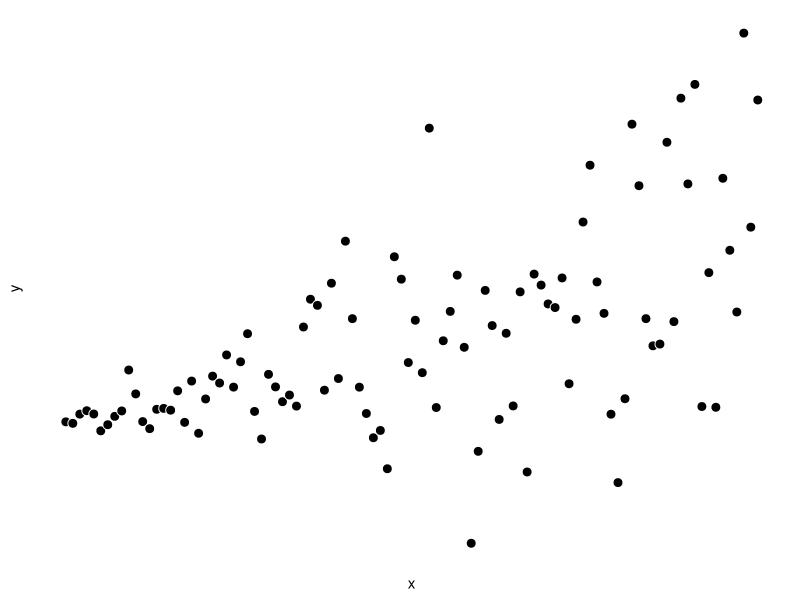
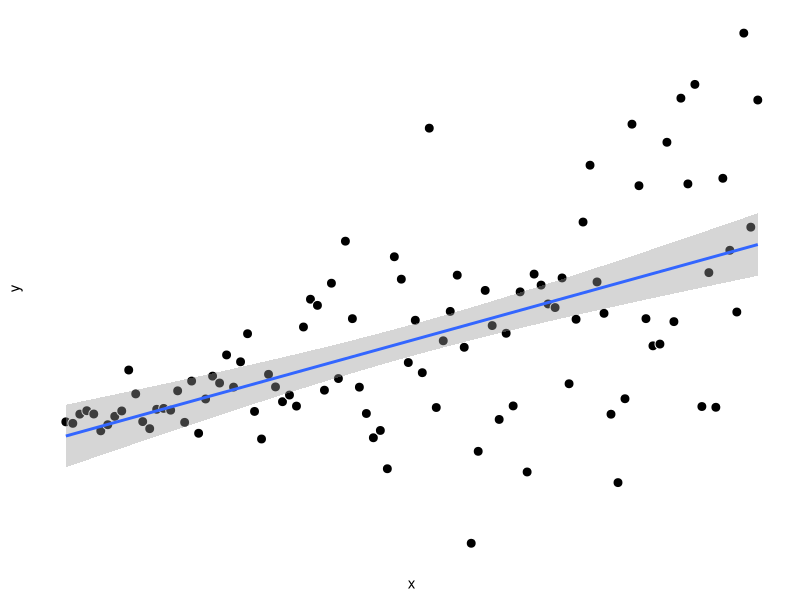
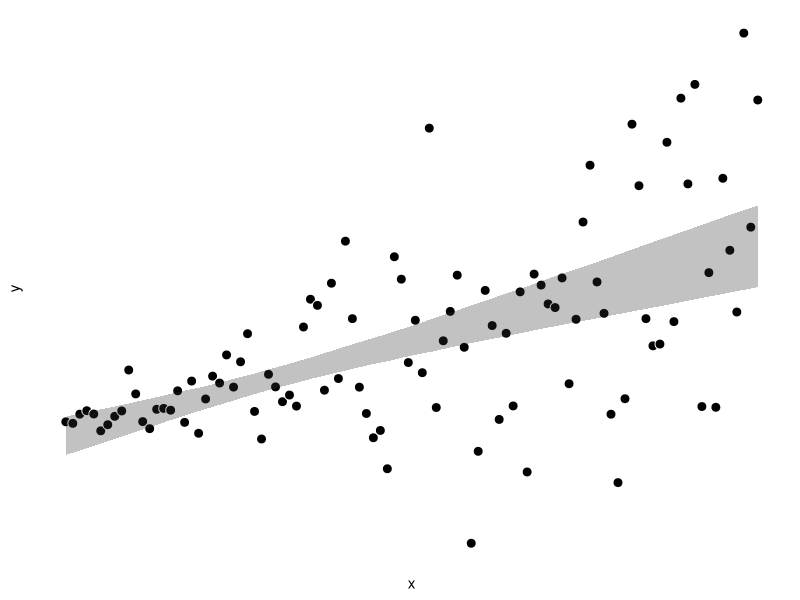
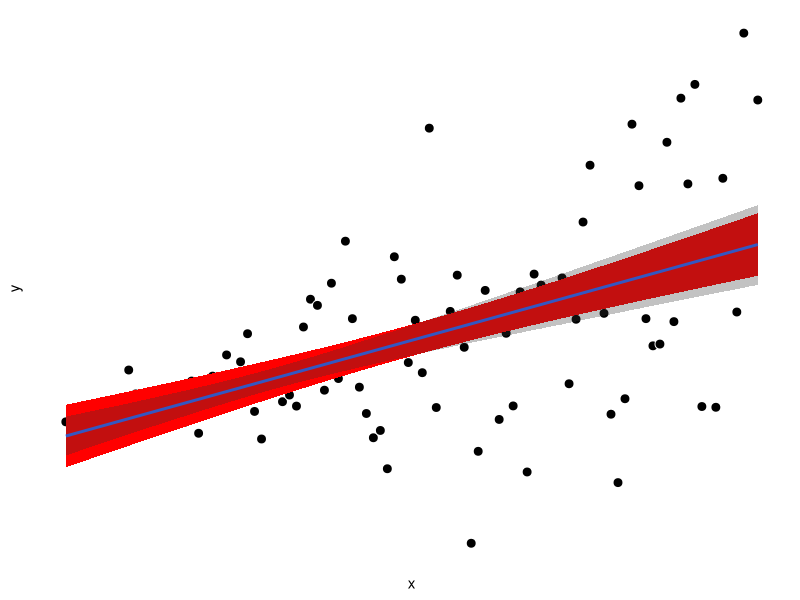

These figures' R source, in order:
## ---- chunk 1
knitr::opts_chunk$set(echo = TRUE, fig.align = 'center', fig.width = 3, fig.height = 3)
## ---- chunk 2
library(ggplot2)
set.seed(0)
n <- 100  ## n datapoints
x <- 1:n  ## some measure x
y <- rnorm(x, x, sd = x)  ## some measure y; mean and variance depends on x
p <- ggplot(data.frame(x, y), aes(x, y)) +
  geom_point(fill = "black", color = "white", shape = 21, size = 3) +
  theme(
    axis.ticks = element_blank(),
    axis.text  = element_blank(),
    axis.line  = element_blank(),
    panel.background = element_blank()
  )
p
## ---- chunk 3

boot.bivar <- function(x, y, n.resamples = 1000) {
  
  if (length(x) != length(y)) stop("x and y not same length")
  
  resample.matrix <- matrix(
    sample.int(length(x), length(x) * n.resamples, replace = TRUE),
    ncol = n.resamples
  )
  resamples <- apply(resample.matrix, 2, function(s) cor(x[s], y[s]))
  
  ## get p-value (alpha = 0.05, 2-tailed):
  prop.less.0 <- mean(resamples < 0)
  p <- 2 * min(prop.less.0, 1 - prop.less.0)
  
  ## get CI (95%):
  lb <- (1 / 20 * n.resamples) / 2
  ub <- n.resamples - lb
  resamples <- sort(resamples)
  
  return(c(p = p, ci95l = resamples[lb], ci95h = resamples[ub]))

}

boot.bivar(x, y)
## ---- chunk 4
p + geom_smooth(method = "lm")
## ---- chunk 5

# function for getting confidence interval:
boot.bivar.predict <- function(
  .data, xname, yname, n.resamples = 1000, percent = 95) {
  
  .formula <- paste0(yname, " ~ ", xname)
  predictions <- sapply(
    seq_len(n.resamples),
    function(.)
      predict(
        lm(.formula, .data[sample.int(nrow(.data), replace = TRUE), ]),
        .data[xname],
      )
  )
  .alpha <- (100 - percent) / 100  ## convert to alpha level
  
  data.frame(
    ub = apply(predictions, 1, quantile, 1 - .alpha / 2),  ## 2-tailed
    lb = apply(predictions, 1, quantile, 0 + .alpha / 2)
  )
  
}

## ---- chunk 6

xy.ci <- boot.bivar.predict(data.frame(x, y), "x", "y")  ## get prediction interval
p + geom_ribbon(aes(ymin = xy.ci$lb, ymax = xy.ci$ub), alpha = 0.3)  ## add to plot

## ---- chunk 7

## embed function within ggplot framework:
BootCI <- ggproto(
  "BootCI", Stat,
  required_aes = c("x", "y"),

  compute_group = function(data, scales, params, n = 1000, percent = 95) {
    grid <- data.frame(x = data$x)

   predictions <- sapply(
      seq_len(n),
      function(.)
        predict(
          lm(y ~ x, data[sample.int(nrow(data), replace = TRUE), ]),
          grid,
        )
    )

    .alpha <- (100 - percent) / 200  ## 2 tailed
    grid$ymax <- apply(predictions, 1, quantile, 1 - .alpha)
    grid$ymin <- apply(predictions, 1, quantile, .alpha)

    grid

  }
)

stat_boot_ci <- function(mapping = NULL, data = NULL, geom = "ribbon",
                    position = "identity", na.rm = FALSE, show.legend = NA,
                    inherit.aes = TRUE, n = 1000, percent = 95, ...) {
  ## see: https://cran.r-project.org/web/packages/ggplot2/vignettes/extending-ggplot2.html
  layer(
    stat = BootCI, data = data, mapping = mapping, geom = geom,
    position = position, show.legend = show.legend, inherit.aes = inherit.aes,
    params = list(n = n, percent = percent, na.rm = na.rm, ...)
  )
}

## ---- chunk 8

p +
  geom_smooth(method = "lm", se = TRUE, fill = "red", alpha = 1) +
  stat_boot_ci(alpha = 0.3, n = 1E4, percent = 95)

